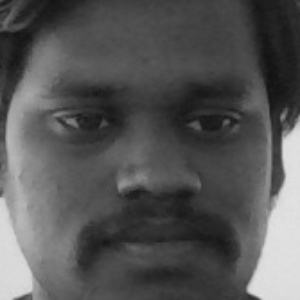
#> input picture Face-Detection/data/user.1.1.jpg, 300 x 300 px, given in place of the camera
$ python face.py
#> lines starting #> are read from the running program, lines starting #| are printed output that depends on the picture
import cv2 as cv
import os

if not os.path.exists('data'):
    os.makedirs('data')

face_classifier = cv.CascadeClassifier('haarcascade_frontalface_default.xml')

def face_cropped(img):
    gray = cv.cvtColor(img, cv.COLOR_BGR2GRAY)
    faces = face_classifier.detectMultiScale(gray, 1.3, 5)
    if len(faces) == 0:
        return None
    for (x, y, w, h) in faces:
        cropped_face = img[y:y+h, x:x+w]
    return cropped_face

cap = cv.VideoCapture(0)
img_id = 0
id = 1

while True:
    ret, frame = cap.read()
#> frame is the input picture: shape (300, 300, 3); min 17, max 226, mean 85.7
    if not ret:
        print("Failed to grab frame")
        break

    if face_cropped(frame) is not None:
#> in face_cropped, `faces = face_classifier.detectMultiScale(gray, 1.3, 5)`: faces = [[23, 22, 255, 255]]
#> the loop in face_cropped, `for (x, y, w, h) in faces:` made 1 pass
#> pass 1, in face_cropped, `cropped_face = img[y:y+h, x:x+w]`:
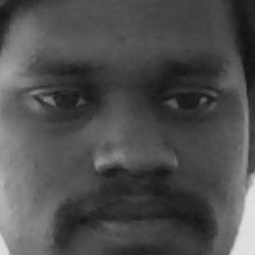
#> cropped_face: shape (255, 255, 3); min 18, max 225, mean 77.5
        img_id += 1
#> img_id = 1
        face = cv.resize(face_cropped(frame), (300, 300))
#> the loop in face_cropped (call 2), `for (x, y, w, h) in faces:` made 1 pass
        face = cv.cvtColor(face, cv.COLOR_BGR2GRAY)
#> face: shape (300, 300)
        file_name_path = f'data/user.{id}.{img_id}.jpg'
#> file_name_path = 'data/user.1.1.jpg'
        cv.imwrite(file_name_path, face)
        cv.putText(face, str(img_id), (50, 50), cv.FONT_HERSHEY_COMPLEX, 1, (0, 255, 0), 2)
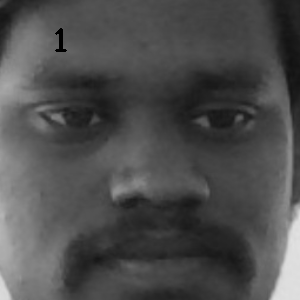
#> face: shape (300, 300); min 0, max 225, mean 77.2
        cv.imshow('Face Cropper', face)

    if cv.waitKey(1) == 13 or img_id == 100:
#> (key Esc is pressed here)
        break

cap.release()
cv.destroyAllWindows()
print("Collecting Samples Complete!!!")
